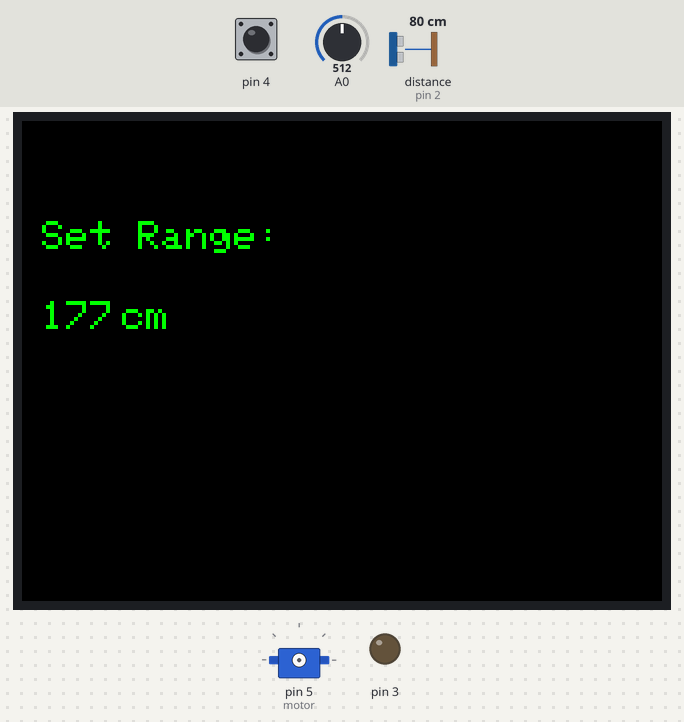
Bench run of a sketch on a simulated Arduino Uno, built with avr-gcc and run on an emulated ATmega328P. Shown: 320×240 colour display, servo, output pins drawn as LEDs (lit = HIGH). The test bench sets the inputs (shaded band); at power-on: pin 4 HIGH, distance to the obstacle (sensor on pin 2) 80 cm, A0 = 512. The echo pulse lasts 58.3 µs per cm; what the sketch prints to the serial monitor is not drawn.

Above: at 1.3 s.
1.4 s: pin 4 pulled LOW for 1 s
At 2.5 s:
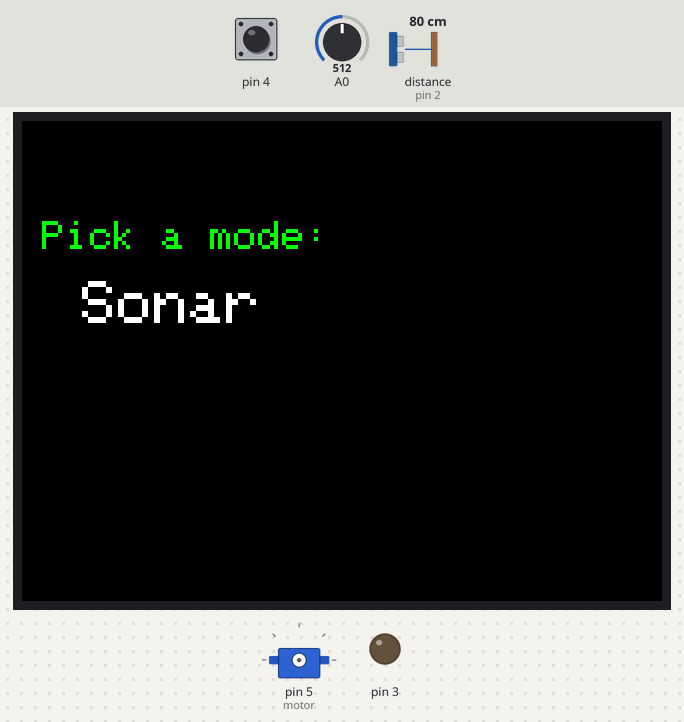
4.4 s: distance to the obstacle (sensor on pin 2) set to 250 cm
At 4.62 s:
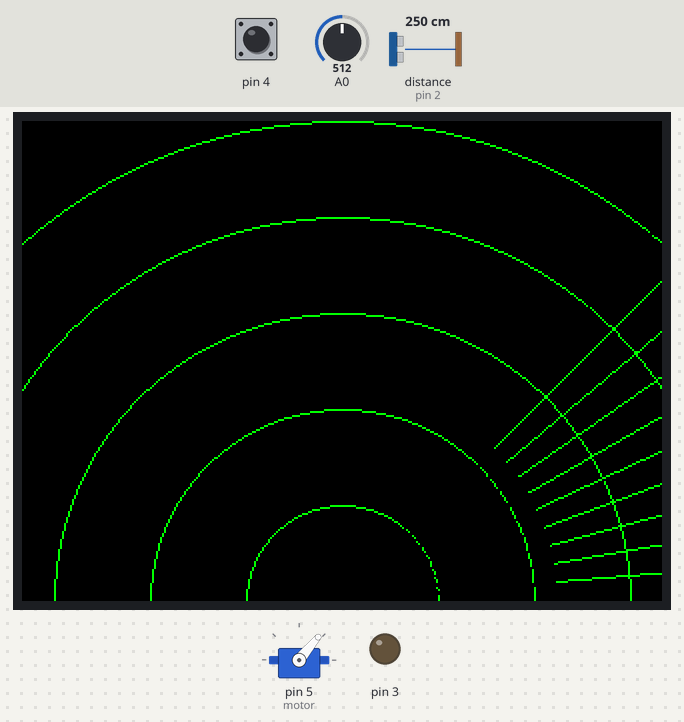
6.6 s: distance to the obstacle (sensor on pin 2) set to 4 cm
At 6.81 s:
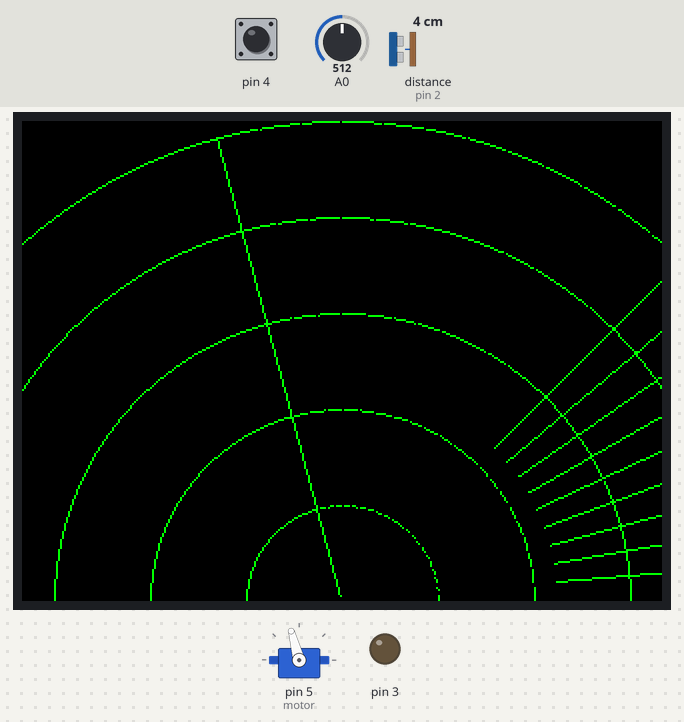
9.4 s: distance to the obstacle (sensor on pin 2) set to 9 cm
At 9.81 s:
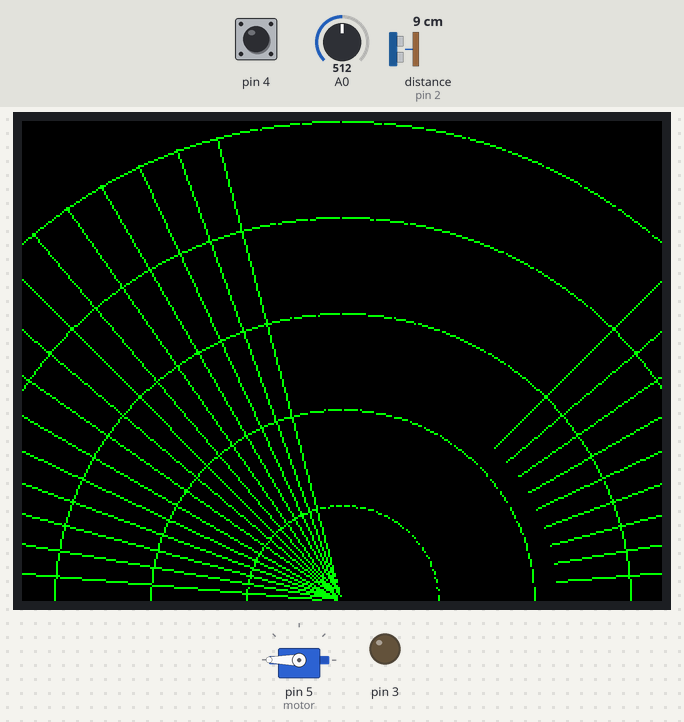
Timing chart, 0 to 18.6 s (numbered marks = the images above; inputs shaded):
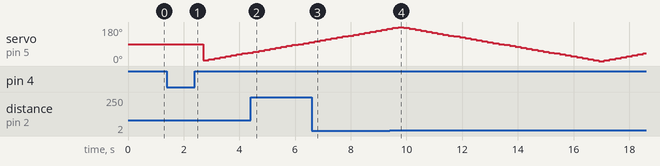

The sketch:

Sonar_Clean_Up.ino
```cpp
// Library Imports
//=========================================
#include "SPI.h"
#include "Adafruit_GFX.h"
#include "Adafruit_ILI9341.h"
#include <Servo.h>


// Define pins for display
//=========================================
#define TFT_MISO 8
#define TFT_DC 9
#define TFT_CS 10
#define TFT_MOSI 11
#define TFT_RST 12
#define TFT_CLK 13

// Define colours for display
//=========================================
#define BLACK    0x0000
#define BLUE     0x001F
#define RED      0xF800
#define GREEN    0x07E0
#define CYAN     0x07FF
#define MAGENTA  0xF81F
#define YELLOW   0xFFE0
#define WHITE    0xFFFF


Servo motor;

long duration, cm, inches;
unsigned long previousMillis = 0;
unsigned long previousMillis1 = 0;

int rangeReturn = 0;
int threshold = 15;
int pos = 90;
int colourState = 0;
int save = 0;
int posDraw = 0;
int num = -1;
int newNum = 2;
int sweepRate = 5;
int selector = 1;

// Use hardware SPI (on Uno, #13, #12, #11) and the above for CS/DC
//Adafruit_ILI9341 tft = Adafruit_ILI9341(TFT_CS, TFT_DC, TFT_RST);
// If using the breakout, change pins as desired
Adafruit_ILI9341 tft = Adafruit_ILI9341(TFT_CS, TFT_DC, TFT_MOSI, TFT_CLK, TFT_RST, TFT_MISO);


void setup() {
  selectorButton(4);
  Serial.begin(9600);
  tft.begin();
  tft.setRotation(3);
  tft.fillScreen(ILI9341_BLACK);
  int count = 0;
    while (num == -1){
      int thresholdRead = analogRead(A0);
      threshold = map(thresholdRead, 0, 1023, 5, 350);
      tft.setCursor(10, 50);
      tft.setTextColor(BLACK);
      tft.setTextColor(GREEN);
      tft.setTextSize(2);
      tft.println("Set Range:");
      tft.setCursor(10, 90);
      tft.println(threshold);
      tft.setCursor(50, 90);
      tft.println("cm");
      delay(300);
      tft.setCursor(10, 90);
      tft.setTextColor(BLACK);
      tft.println(threshold);

       if (digitalRead(4) == 0){
          tft.setTextColor(GREEN);
          tft.setCursor(10, 90);
          tft.println(threshold);
          num++;
          delay(250);
          tft.fillScreen(ILI9341_BLACK);

       }
    }

    while (num == 0){

    tft.setCursor(10, 50);
    tft.setTextColor(GREEN);
    tft.setTextSize(2);
    tft.println("Pick a mode:");

    if ((digitalRead(4) == 0) && (selector % 2 != 0)){
      delay(250);
      if (digitalRead(4) == 0){
        textFlash(3, 30, 80, "Sonar");
        num = 2;
      } else {
        selector++;
      }
    } else if ((digitalRead(4) == 0) && (selector % 2 == 0)) {
      delay(250);
      if (digitalRead(4) == 0){
        textFlash(3, 30, 110, "Range Finder");
        num = 1;
      } else {
        selector++;
      }
    }

    if (selector % 2 == 0){
      tft.setTextSize(3);
      tft.setCursor(30,80);
      tft.setTextColor(GREEN);
      tft.print("Sonar");
      tft.setCursor(30,110);
      tft.setTextColor(RED);
      tft.print("Range Finder");
    } else {
      tft.setTextSize(3);
      tft.setCursor(30,80);
      tft.setTextColor(RED);
      tft.println("Sonar");
      tft.setCursor(30,110);
      tft.setTextColor(GREEN);
      tft.println("Range Finder");
    }
    }


    if(num == 1){
      newNum = 1;
      motor.attach(5);
      motor.write(pos);
      tft.begin();
      tft.setRotation(3);
      tft.fillScreen(ILI9341_BLACK);
      int width = tft.width();
      int height = 240;
      for (int i = 1; i <= 5; i++) {
        tft.drawCircle(width/2, height, (i*(height/5)), GREEN);
        }

      tft.fillTriangle(0, -1, width, -1, width/2, height, BLACK);
      tft.drawTriangle(0, -1, width, -1, width/2, height, GREEN);
    } else if (num == 2) {
      newNum = 2;
      pos = 5;
      motor.attach(5);
      tft.begin();
      tft.setRotation(3);
      tft.fillScreen(ILI9341_BLACK);
      int width = tft.width();
      int height = 240;
      for (int i = 1; i <= 5; i++) {
      tft.drawCircle(width/2, height, (i*(height/5)), GREEN);
    }
    }

}


void loop() {
if (newNum == 1){
    unsigned long currentMillis = millis();

    if (currentMillis - previousMillis >= 500){
        previousMillis = currentMillis;
        tft.fillScreen(ILI9341_BLACK);
        rangeReturn = ultraSonic(3,2);
        if (rangeReturn >= threshold){
          rangeReturn = threshold;
        }
      }

     if ((currentMillis - previousMillis1 >= 200) && (colourState == 0)){
          previousMillis1 = currentMillis;
          colourState = 1;
          posDraw = map(rangeReturn, 0, threshold, 240, 0);
          tft.fillCircle(320/2, posDraw, 10, GREEN);
      } else if ((currentMillis - previousMillis1 >= 200) && (colourState == 1)){
          previousMillis1 = currentMillis;
          colourState = 0;
          tft.fillCircle(320/2, posDraw, 10, BLACK);
      }

 } else if (newNum == 2){
  unsigned long currentMillis = millis();

  if (currentMillis - previousMillis >= 200){

    previousMillis = currentMillis;

    if ((pos <= 0) || (pos >= 180)) {
          sweepRate *= -1;
      }
      motor.write(pos);


    rangeReturn = ultraSonic(3,2);
    if (rangeReturn >= threshold){
      rangeReturn = threshold;
    }

    int width = 320;
    int height = 240;
    float t = (pos*PI)/180;
    float drawPos = map(rangeReturn, 1, threshold, 0 , 240);

    float xClear  = 160 + (height * cos(t));
    float yClear = height + (height * (sin(t)*-1));


    float xDraw = width/2 + (drawPos * cos(t));
    float yDraw = height + (drawPos * (sin(t)*-1));


//
    tft.drawLine(320/2, 240, xClear, yClear, BLACK);
    tft.drawLine(xClear, yClear, xDraw, yDraw, GREEN);
    tft.drawLine( xDraw, yDraw,320/2, 240, BLACK);
    Serial.println(xDraw);Serial.println(yDraw);
    pos+=sweepRate;
  }

 }
}

// Functions
//=========================================

void selectorButton(int pin) {
  pinMode(pin, INPUT);
  digitalWrite(pin, HIGH);
 }

void textFlash(int textSize, int cursorOne, int cursorTwo, String displayText){
  tft.setCursor(cursorOne,cursorTwo);
  tft.setTextSize(textSize);
  tft.setTextColor(BLACK);
  tft.print(displayText);
  delay(200);
  tft.setCursor(cursorOne,cursorTwo);
  tft.setTextColor(WHITE);
  tft.print(displayText);
  delay(200);
  }

int ultraSonic(int trigPin, int echoPin){
    pinMode(trigPin, OUTPUT);

    digitalWrite(trigPin, LOW);
    delayMicroseconds(5);
    digitalWrite(trigPin, HIGH);
    delayMicroseconds(10);
    digitalWrite(trigPin, LOW);

    // Read the signal from the sensor: a HIGH pulse whose
    // duration is the time (in microseconds) from the sending
    // of the ping to the reception of its echo off of an object.
    pinMode(echoPin, INPUT);
    duration = pulseIn(echoPin, HIGH);

    // Convert the time into a distance
    cm = (duration/2) / 29.1;     // Divide by 29.1 or multiply by 0.0343
    inches = (duration/2) / 74;   // Divide by 74 or multiply by 0.0135

    int cmCon = cm;

    return cmCon;
}
```

Measured:
- after the input at 1.4 s, servo on pin 5 (motor): 90° → 5° after 1.3 s, → 10° 0.20 s later, → 15° 0.20 s later, → 20° 0.20 s later, … (9 changes in this stretch); the display: first changes after 0.37 s (image 1 shows a later state)
- after the input at 4.4 s, the display: changes after 0.13 s (image 2)
